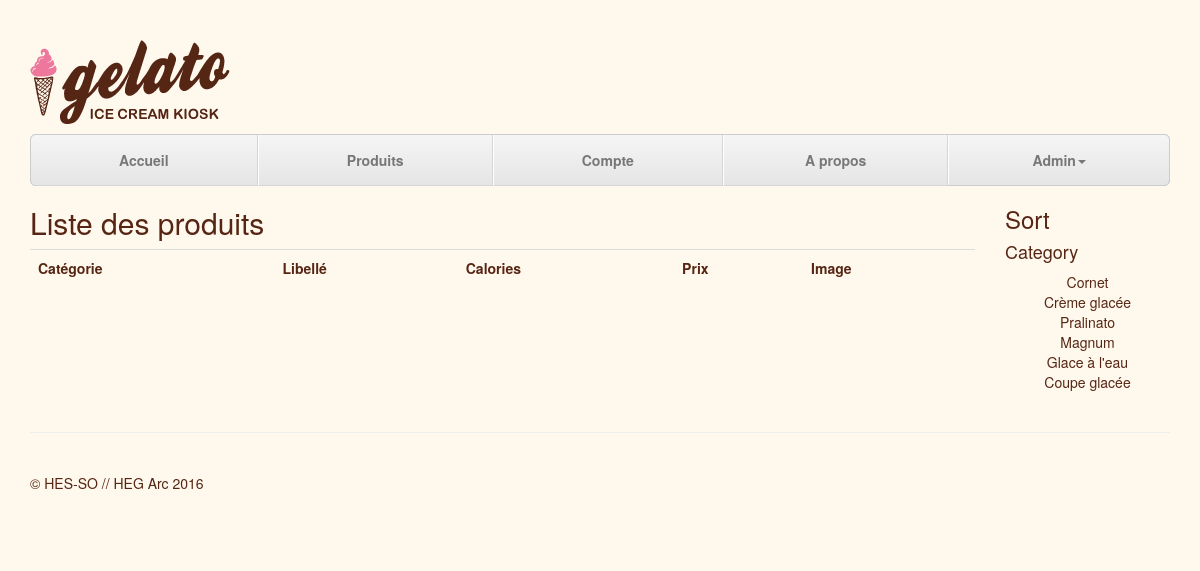
/congelateur/produits, run on an earlier commit of the app's database.
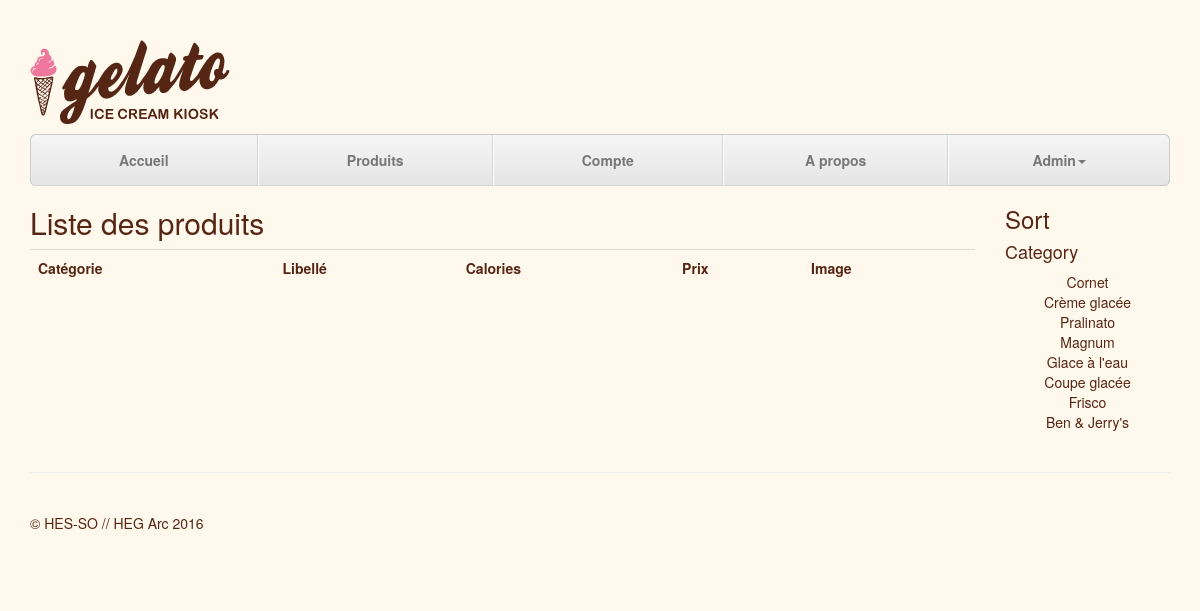
And on a later commit of the database.
### congelateur/models.py (models this page shows, shortened)
class Categorie (models.Model):
    id = models.AutoField(primary_key=True)
    code = models.CharField(max_length=5, unique=True, verbose_name="Code")
    libelle = models.CharField(max_length=100, verbose_name="Libellé")
    image = models.ImageField(upload_to="categories", verbose_name="Image", blank=True, null=True)
    sousCategorie = models.ForeignKey('self', blank=True, null=True, related_name="categories", on_delete=models.CASCADE, verbose_name="Catégorie")

### congelateur/views.py (the view)
class GlaceView(TemplateView):
    template_name = 'congelateur/glace_list.html'
    def get_context_data(self, **kwargs):
        context = super(GlaceView, self).get_context_data(**kwargs)
        context['glaces'] = Glace.objects.all()
        context['cats'] = Categorie.objects.all()
        return context

### congelateur/templates/congelateur/glace_list.html (shortened to what this page needs)
{% extends "congelateur/base.html" %}
{% load staticfiles %}
{% block stylesheets %}
    {{ block.super }}
{% endblock stylesheets %}
{% block content %}
    <div class="row">
        <div class="col-lg-10">
            <h2>Liste des produits</h2>
            <table class="table table-hover">
                <tr>
                    <th>Catégorie</th>
                    <th>Libellé</th>
                    <th>Calories</th>
                    <th>Prix</th>
                    <th>Image</th>
                </tr>
            </table>
        </div>
        <div class="col-lg-2">
            <h3>Sort</h3>
            <h4>Category</h4>
            <ul class="logo-list">
                {% for ca in cats %}
                    <li>{{ca.libelle}}</li>
                {% endfor %}
            </ul>
        </div>
    </div>
{% endblock %}

### congelateur/templates/congelateur/base.html (shortened to what this page needs)
{% load staticfiles %}
<!DOCTYPE html>
<html lang="en">
  <head>
    {% block stylesheets %}
        <link href="{% static "css/bootstrap.min.css" %}" rel="stylesheet">
        <link href="{% static "css/justified_nav.css" %}" rel="stylesheet"\>
        <link href="{% static "css/gelato.css" %}" rel="stylesheet">
    {% endblock stylesheets %}
  </head>
  <body>
    <div class="container">
      <div class="masthead">
        <h3 class="text-muted"><a href="{% url 'home' %}"><img src="{% static "img/logo_gelato_200.png" %}" /></a></h3>
        <ul class="nav nav-justified">
          <li><a href="{% url 'home' %}">Accueil</a></li>
          <li><a href="{% url 'produit' %}">Produits</a></li>
          <li><a href="{% url 'dashboard' %}">Compte</a></li>
          <li><a href="{% url 'about' %}">A propos</a></li>
          <li class="dropdown"><a href="" class="dropdown-toggle" data-toggle="dropdown" role="button">Admin<b class="caret"></b></a>
          </li>
        </ul>
      </div>
      {% block content %}
      {% endblock content %}
      <div class="footer">
        <p>&copy; HES-SO // HEG Arc 2016</p>
      </div>
    </div>
  </body>
</html>

### congelateur/static/css/justified_nav.css (style rules this page uses)
body { padding-top: 20px; }
.footer { padding-top: 40px; padding-bottom: 40px; margin-top: 40px; border-top: 1px solid #eee; }
.nav-justified { background-color: #eee; border: 1px solid #ccc; border-radius: 5px; }
.nav-justified > li > a { padding-top: 15px; padding-bottom: 15px; margin-bottom: 0; font-weight: bold; color: #777; text-align: center; background-color: #e5e5e5; background-image: -moz-linear-gradient(top, #f5f5f5 0%, #e5e5e5 100%); background-image: -webkit-gradient(linear, left top, left bottom, color-stop(0%,#f5f5f5), color-stop(100%,#e5e5e5)); background-image: -webkit-linear-gradient(top, #f5f5f5 0%,#e5e5e5 100%); background-image: -o-linear-gradient(top, #f5f5f5 0%,#e5e5e5 100%); background-image: linear-gradient(top, #f5f5f5 0%,#e5e5e5 100%); filter: progid:DXImageTransform.Microsoft.gradient( startColorstr='#f5f5f5', endColorstr='#e5e5e5',GradientType=0 ); background-repeat: repeat-x; border-bottom: 1px solid #d5d5d5; }
.nav-justified > li:first-child > a { border-radius: 5px 5px 0 0; }
.nav-justified > li:last-child > a { border-bottom: 0; border-radius: 0 0 5px 5px; }
@media (min-width: 768px) { .nav-justified { max-height: 52px; } }
@media (min-width: 768px) { .nav-justified > li > a { border-right: 1px solid #d5d5d5; border-left: 1px solid #fff; } }
@media (min-width: 768px) { .nav-justified > li:first-child > a { border-left: 0; border-radius: 5px 0 0 5px; } }
@media (min-width: 768px) { .nav-justified > li:last-child > a { border-right: 0; border-radius: 0 5px 5px 0; } }
@media screen and (min-width: 768px) { .masthead, .marketing, .footer { padding-right: 0; padding-left: 0; } }

### congelateur/static/css/gelato.css (style rules this page uses)
body { background-color: #FFF8ED; color: #562513; }
.nav-justified > li > a { background-color: #89C6DF; }
ul.logo-list { list-style-type: none; text-align: center; padding:0; margin:0; }

What changed in the data, as far as the page shows it:
added Categorie: libelle "Frisco"
added Categorie: libelle "Ben & Jerry's"
